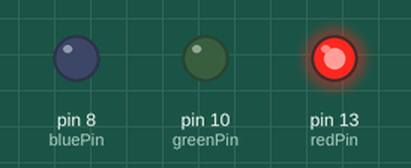
This sketch was run on a simulated Arduino Uno, built with avr-gcc and run on an emulated ATmega328P. Parts: output pins drawn as LEDs (lit = HIGH).

Above: at 0.5 s.
At 1.5 s:
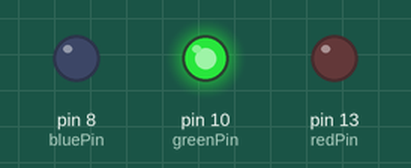
At 5.5 s:
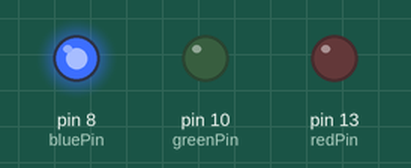
Timing chart, 0 to 6.9 s (numbered marks = the images above):
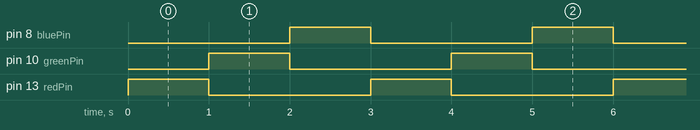

Measured:
- by itself, pin 8 (bluePin), pin 10 (greenPin), pin 13 (redPin): alternates HIGH for 1.0 s and LOW for 2.0 s
- by itself, everything shown: repeats every 3.0 s, in 4 steps

The sketch:

lab1-akhan227.ino
```cpp
// Ahmed Khan, akhan227, 652469935

int redPin = 13;
int greenPin = 10;
int bluePin = 8;

int timeInSeconds = 1000;

// the setup function runs once when you press reset or power the board
void setup() {
  // initialize digital pin LED_BUILTIN as an output.
  pinMode(redPin, OUTPUT);
  pinMode(greenPin, OUTPUT);
  pinMode(bluePin, OUTPUT);
}

// the loop function runs over and over again forever
void loop() {
  digitalWrite(redPin, HIGH);       // turn the red LED on (HIGH is the voltage level)
  delay(timeInSeconds);             // wait for a second
  digitalWrite(redPin, LOW);        // turn the red LED off by making the voltage LOW

  digitalWrite(greenPin, HIGH);     // turn the green LED on (HIGH is the voltage level)
  delay(timeInSeconds);             // wait for a second
  digitalWrite(greenPin, LOW);      // turn the green LED off by making the voltage LOW

  digitalWrite(bluePin, HIGH);      // turn the blue LED on (HIGH is the voltage level)
  delay(timeInSeconds);             // wait for a second
  digitalWrite(bluePin, LOW);       // turn the blue LED off by making the voltage LOW
}
```
